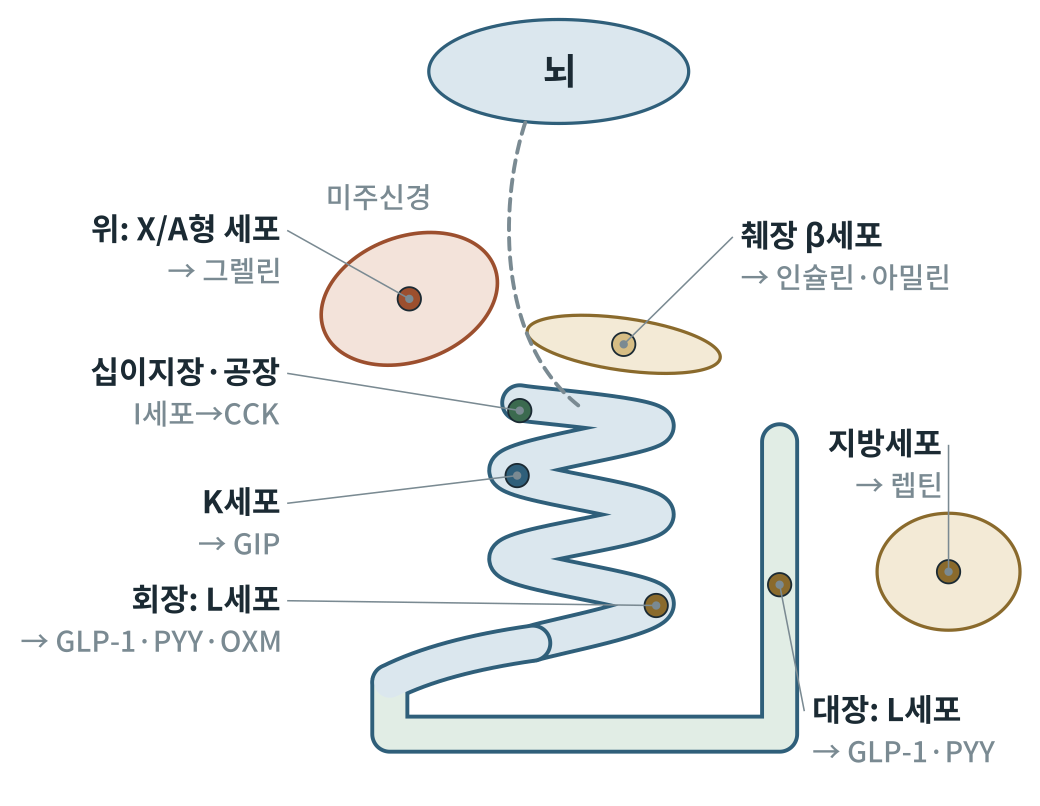
#> input picture obese2/figures/out/그림4-1.png, 2079 x 1611 px (shown at 1/2 size)
$ python fig4-1.py
#> lines starting #> are read from the running program, lines starting #| are printed output that depends on the picture
### obese2/figures/scripts/figlib.py
# -*- coding: utf-8 -*-
"""생물·의학 대중서 그림 생성 라이브러리 (좌표 명시 SVG) — biofig_kit (원본: 「인삼과 암치유」 2026-09)

좌표계: viewBox 폭 800, 출력 폭 120mm  →  1단위 = 0.15mm = 0.425pt
  · 글자 최소 22단위(≈9.4pt).  book1.md 기준(700폭에서 18 = 8.2pt)보다 엄격하다.
  · 제목 26 이상, 수치 강조 28 이상 권장.
모든 글자의 예상 경계상자를 기록해 두었다가 save() 때
  ① 글자↔글자 겹침  ② 캔버스 밖 넘침  ③ 상자 넘침(tbox)  ④ 글자 위에 나중에 그린 불투명 도형
을 검사해 WARN에 쌓는다.  report()가 0건이어야 완성이다.

색 규칙(책 전체 통일, 흑백 인쇄에서도 명도 차로 구분):
  정상세포·일반구조 = BLUE 계열,  암세포 = WARM 계열,  면역세포 = GREEN 계열,
  인삼·진세노사이드 = GOLD 계열,  보조선·주석 = GRAY
"""
import os, math

UNIT_PT = 120.0 / 800 * 72 / 25.4
MIN_FS = 22
FONT = "'Noto Sans CJK KR',sans-serif"

INK    = '#1b2a33'
BLUE   = '#2f5f7a'; LBLUE = '#dbe7ee'; FILL = '#eef3f6'
GRAY   = '#7a8a92'; LGRAY = '#f2f4f5'; MGRAY = '#c9d1d5'
WARM   = '#9c4f2e'; LWARM = '#f3e3da'; MWARM = '#d9a48a'
GREEN  = '#3b6a4f'; LGREEN = '#e1ede5'; MGREEN = '#9cc0a9'
GOLD   = '#8a6a2c'; LGOLD = '#f3ead6'; MGOLD = '#d6bd84'
WHITE  = '#ffffff'

WARN = []


def _w(s, fs):
    """문자열 렌더링 폭 추정(단위). 한글·한자=1.0em, 영문·숫자=0.58em, 좁은 기호=0.32em"""
#> called with s = '뇌', fs = 28
    t = 0.0
    for c in s:
        o = ord(c)
        if o > 0x1100 and not (0x2000 <= o <= 0x206f):
            t += 1.0
        elif c == ' ':
            t += 0.32
        elif c in 'ilj.,·|()[]:;\'"!':
            t += 0.32
        elif c in 'mwMW':
            t += 0.85
        else:
            t += 0.58
    return t * fs


def _ov(a, b):
    ix = min(a[2], b[2]) - max(a[0], b[0])
    iy = min(a[3], b[3]) - max(a[1], b[1])
    if ix <= 0 or iy <= 0:
        return 0.0
    sa = (a[2] - a[0]) * (a[3] - a[1]); sb = (b[2] - b[0]) * (b[3] - b[1])
    return ix * iy / max(1e-6, min(sa, sb))


class Fig:
    def __init__(self, name, h, w=800):
        self.name, self.w, self.h = name, w, h
        self.parts = []
        self.texts = []      # (box, s, order)
        self.shapes = []     # (box, order)  불투명 도형
        self.order = 0
        self.minfs = 999

    def _add(self, svg, box=None, opaque=False):
        self.parts.append(svg)
        if box and opaque:
            self.shapes.append((box, self.order))
        self.order += 1

    # ── 기본 도형 ──────────────────────────────────────────────
    # [6 lines left out: function rect, not called in this run]

    def circle(self, cx, cy, r, fill=FILL, stroke=BLUE, sw=2, dash=None):
        d = f' stroke-dasharray="{dash}"' if dash else ''
        self._add(f'<circle cx="{cx}" cy="{cy}" r="{r}" fill="{fill}" stroke="{stroke}" stroke-width="{sw}"{d}/>',
                  (cx - r, cy - r, cx + r, cy + r), fill not in ('none', ''))

    def ellipse(self, cx, cy, rx, ry, fill=FILL, stroke=BLUE, sw=2, rot=0):
        t = f' transform="rotate({rot} {cx} {cy})"' if rot else ''
        self._add(f'<ellipse cx="{cx}" cy="{cy}" rx="{rx}" ry="{ry}" fill="{fill}" stroke="{stroke}" '
                  f'stroke-width="{sw}"{t}/>', (cx - rx, cy - ry, cx + rx, cy + ry),
                  fill not in ('none', '') and not rot)

    def line(self, x1, y1, x2, y2, stroke=GRAY, sw=2, dash=None):
        d = f' stroke-dasharray="{dash}"' if dash else ''
        self._add(f'<line x1="{x1}" y1="{y1}" x2="{x2}" y2="{y2}" stroke="{stroke}" stroke-width="{sw}"{d}/>')

    def path(self, d, stroke=BLUE, sw=2.5, fill='none', dash=None, opacity=1):
        da = f' stroke-dasharray="{dash}"' if dash else ''
        op = f' opacity="{opacity}"' if opacity != 1 else ''
        self._add(f'<path d="{d}" fill="{fill}" stroke="{stroke}" stroke-width="{sw}" '
                  f'stroke-linejoin="round" stroke-linecap="round"{da}{op}/>')

    # [4 lines left out: function poly, not called in this run]

    def raw(self, svg):
        """직접 작성한 SVG 조각(겹침 검사 대상 아님 — 글자는 반드시 text()로 넣을 것)"""
        self._add(svg)

    def text(self, x, y, s, fs=24, weight=400, anchor='middle', color=INK, italic=False, check=True):
        if fs < MIN_FS:
            WARN.append(f'{self.name}: 글자 크기 {fs} < {MIN_FS} «{s[:20]}»')
            fs = MIN_FS
        self.minfs = min(self.minfs, fs)
        it = ' font-style="italic"' if italic else ''
        esc = s.replace('&', '&amp;').replace('<', '&lt;').replace('>', '&gt;')
        w = _w(s, fs)
        x0 = x - w / 2 if anchor == 'middle' else (x - w if anchor == 'end' else x)
        box = (x0, y - fs * 0.80, x0 + w, y + fs * 0.18)
        if check:
            self.texts.append((box, s, self.order))
        self._add(f'<text x="{x}" y="{y}" font-family="{FONT}" font-size="{fs}" font-weight="{weight}" '
                  f'text-anchor="{anchor}" fill="{color}"{it}>{esc}</text>')
        return box

    # [49 lines left out: functions lines, arrow, carrow, inhibit, tbox, not called in this run]

    def callout(self, px, py, lx, ly, lines, fs=22, anchor='start', color=INK, dot=True, lead=1.28,
                weight=400, sub=None):
        """리더선 라벨: 부위(px,py)에서 라벨(lx,ly)까지 가는 회색 선.
           라벨은 도형 바깥 여백에 둔다. anchor='start'면 라벨 왼쪽 끝이 lx, 'end'면 오른쪽 끝이 lx.
           sub: 둘째 줄에 작은 글씨(원어 등)"""
        arr = list(lines) if isinstance(lines, (list, tuple)) else [lines]
        gap = 6
        ex = lx - gap if anchor == 'start' else lx + gap
        self.line(px, py, ex, ly - fs * 0.32, GRAY, 1.2)
        if dot:
            self._add(f'<circle cx="{px}" cy="{py}" r="3.2" fill="{GRAY}"/>')
        yy = ly
        for i, s in enumerate(arr):
            self.text(lx, yy, s, fs, 700 if (i == 0 and weight == 700) else weight, anchor, color)
            yy += fs * lead
        if sub:
            self.text(lx, yy - fs * lead + fs * 1.15 + 4, sub, MIN_FS, 400, anchor, GRAY)

    # [15 lines left out: functions badge, hbar, axis_label, not called in this run]

    # ── 저장 ──────────────────────────────────────────────────
    def _check(self):
        T = self.texts
        for i in range(len(T)):
            for j in range(i + 1, len(T)):
                r = _ov(T[i][0], T[j][0])
                if r > 0.06:
                    WARN.append(f'{self.name}: 글자 겹침 {r:.0%} «{T[i][1][:16]}» ↔ «{T[j][1][:16]}»')
        for box, s, o in T:
            if box[0] < 2 or box[2] > self.w - 2 or box[1] < 2 or box[3] > self.h - 2:
                WARN.append(f'{self.name}: 캔버스 넘침 «{s[:20]}» x{box[0]:.0f}~{box[2]:.0f} y{box[1]:.0f}~{box[3]:.0f}')
            for sb, so in self.shapes:
                if so > o and _ov(box, sb) > 0.25:
                    WARN.append(f'{self.name}: 글자가 나중 도형에 가려짐 «{s[:20]}»')

    def save(self, outdir):
        self._check()
        mm_h = self.h / self.w * 120
        svg = (f'<svg xmlns="http://www.w3.org/2000/svg" viewBox="0 0 {self.w} {self.h}" '
               f'width="120mm" height="{mm_h:.1f}mm">'
               f'<rect x="0" y="0" width="{self.w}" height="{self.h}" fill="#ffffff"/>'
               + ''.join(self.parts) + '</svg>')
        os.makedirs(outdir, exist_ok=True)
        open(os.path.join(outdir, self.name), 'w', encoding='utf-8').write(svg)
        return self.name, self.minfs * UNIT_PT


# [18 lines left out: functions point_in_poly, contain, not called in this run]


def report(prefix=''):
    W = [w for w in WARN if w.startswith(prefix)] if prefix else WARN
    if W:
        print(f'⚠ 경고 {len(W)}건:')
        for w in W:
            print('  ', w)
    else:
        print('✓ 겹침·넘침·글자크기 경고 0건')
    return len(W)

### obese2/figures/scripts/shapes.py
# -*- coding: utf-8 -*-
"""biofig_kit/shapes.py — 생물·의학 그림용 도형 부품 모음
「인삼과 암치유」(2026-09)의 그림 스크립트 8종(figs_w1~w8.py)에서 다시 쓸 만한 부품을 모았다.
모든 부품은 figlib.Fig 객체 f 에 그린다. 글자는 넣지 않는다(라벨은 f.callout()으로 도형 밖에).

  곡선      smooth, smooth_open, sample_open, blob_pts, on_blob, blob, capsule, polar, sector
  배치      g_open/g_close(이동·회전 묶음), arc_arrow
  세포      mito(미토콘드리아), cancer_cell(암세포), immune_cell(면역세포), rbc(적혈구),
            endo_wall(혈관 내피 한 줄), lipid·bilayer_h·bilayer_v(인지질 이중층), bacterium(세균)
  분자      hexv, dammarane(스테로이드·트리테르펜 4고리), draw_rings, sugar·chain(당 사슬),
            ginsenoside_icon(작은 진세노사이드 표지), drug(약 분자), receptor(수용체 컵)
  식물      leaflet, compound_leaf(손바닥 겹잎)
  기관      tube(관 모양: 혈관·장·카테터)
  통계      logx, log_axis, marker, ci_row(숲그림), person(사람 아이콘)
"""
import math, random
from figlib import (INK, BLUE, LBLUE, FILL, GRAY, LGRAY, MGRAY, WARM, LWARM, MWARM,
                    GREEN, LGREEN, MGREEN, GOLD, LGOLD, MGOLD, WHITE)

# 보조 명도 단계(같은 색상의 명도 3~4단계로 입체감; 흑백에서도 20% 이상 차이)
MBLUE, DBLUE = '#9dbccd', '#1f4459'
DWARM = '#6e3620'
DGOLD = '#b08a3e'
DRUG = '#2b3a42'


def P(x, y):
    return f'{x:.1f},{y:.1f}'


# ── 곡선 ──────────────────────────────────────────────────────
def smooth(pts, closed=True, k=1.0):
    """점들을 지나는 매끈한 곡선(Catmull-Rom → 3차 베지어) path d. 세포 윤곽·핵·주머니 모양의 기본."""
    n = len(pts)
    if n < 3:
        return 'M' + ' L'.join(P(x, y) for x, y in pts)
    d = [f'M{P(*pts[0])}']
    rng = range(n) if closed else range(n - 1)
    for i in rng:
        p0 = pts[(i - 1) % n] if (closed or i > 0) else pts[i]
        p1, p2 = pts[i], pts[(i + 1) % n]
        p3 = pts[(i + 2) % n] if (closed or i + 2 < n) else pts[(i + 1) % n]
        c1 = (p1[0] + (p2[0] - p0[0]) / 6 * k, p1[1] + (p2[1] - p0[1]) / 6 * k)
        c2 = (p2[0] - (p3[0] - p1[0]) / 6 * k, p2[1] - (p3[1] - p1[1]) / 6 * k)
        d.append(f'C{P(*c1)} {P(*c2)} {P(*p2)}')
    if closed:
        d.append('Z')
    return ' '.join(d)


def smooth_open(pts):
    return smooth(pts, closed=False)


# [40 lines left out: functions sample_open, blob_pts, blob_r, on_blob, not called in this run]


def outline(cx, cy, rx, ry, wob, n, scale=1.0, step=2):
    """포함 검사용 윤곽 다각형(2도 간격) — figlib.contain()에 넘긴다"""
    return [on_blob(cx, cy, rx, ry, wob, n, d, scale) for d in range(0, 360, step)]


# [25 lines left out: functions blob, capsule, capsule_outline, not called in this run]


def polar(cx, cy, r, deg):
    a = math.radians(deg)
    return (cx + r * math.cos(a), cy + r * math.sin(a))


# [6 lines left out: function sector, not called in this run]


def g_open(f, x, y, rot=0, s=1.0):
    """원점 기준으로 그린 부품을 (x,y)로 옮기고 rot도 회전·s배 확대 — 반드시 g_close와 짝"""
    f.raw(f'<g transform="translate({x:.1f},{y:.1f}) rotate({rot}) scale({s})">')


def g_close(f):
    f.raw('</g>')


# [168 lines left out: functions arc_arrow, mito, cancer_cell, immune_cell, rbc, endo_wall and 6 more, not called in this run]


def draw_rings(f, rings, stroke=INK, sw=3):
    for r in rings:
        f.poly(r, 'none', stroke, sw, close=True)


# [38 lines left out: functions sugar, chain, ginsenoside_icon, not called in this run]


def hexagon(f, cx, cy, r, fill, stroke, sw=1.5, rot=0):
    f.poly([(cx + r * math.cos(math.radians(60 * k + rot)), cy + r * math.sin(math.radians(60 * k + rot))) for k in range(6)],
           fill, stroke, sw, close=True)


# [43 lines left out: functions drug, receptor, leaflet, compound_leaf, tube, not called in this run]


# ── 통계 그래프 ──────────────────────────────────────────────
def logx(v, lo, hi, x0, w):
    return x0 + (math.log(v) - math.log(lo)) / (math.log(hi) - math.log(lo)) * w


# [41 lines left out: functions log_axis, marker, ci_row, person, not called in this run]

### obese2/figures/scripts/fig4-1.py
# -*- coding: utf-8 -*-
import os, sys
sys.path.insert(0, os.path.dirname(os.path.abspath(__file__)))
import figlib as F
from figlib import Fig, INK, BLUE, LBLUE, GRAY, WARM, LWARM, GREEN, LGREEN, GOLD, LGOLD, MGOLD
import shapes as S
here = os.path.dirname(os.path.abspath(__file__)); OUT = os.path.join(here, "..", "svg")
f = Fig('fig4-1.svg', 620)
f.ellipse(430, 55, 100, 40, LBLUE, BLUE, 2.5); f.text(430, 65, '뇌', 28, 700)
f.ellipse(315, 230, 70, 48, LWARM, WARM, 2.8, rot=-20)
f.ellipse(480, 265, 75, 20, LGOLD, GOLD, 2.5, rot=8)
pts = [(400,310),(505,328),(390,362),(505,396),(390,430),(505,464),(410,495)]
for w, c in ((30, BLUE), (24, LBLUE)):
    f.path(S.smooth_open(pts), c, w, 'none')
for c, w in ((BLUE, 30), (LGREEN, 24)):
    f.path('M 600 340 L 600 565 L 300 565 L 300 525', c, w, 'none')
    f.path('M 410 495 Q 340 505 300 525', BLUE if w == 30 else LBLUE, w, 'none')
f.ellipse(730, 440, 55, 45, LGOLD, GOLD, 2.5)
f.path('M 445 312 C 380 260 385 150 405 92', GRAY, 3, 'none', dash='9 6')
def dot(x, y, c): f.circle(x, y, 9, c, INK, 1.4)
dot(315, 230, WARM); dot(400, 316, GREEN); dot(398, 366, BLUE)
dot(505, 466, GOLD); dot(600, 450, GOLD); dot(480, 265, MGOLD); dot(730, 440, GOLD)
R = 215
f.callout(315, 230, R, 185, ['위: X/A형 세포'], 24, 'end', weight=700, sub='→ 그렐린')
f.callout(400, 316, R, 295, ['십이지장·공장'], 24, 'end', weight=700, sub='I세포→CCK')
f.callout(398, 366, R, 395, ['K세포'], 24, 'end', weight=700, sub='→ GIP')
f.callout(505, 466, R, 470, ['회장: L세포'], 24, 'end', weight=700, sub='→ GLP-1·PYY·OXM')
f.callout(480, 265, 570, 190, ['췌장 β세포'], 24, 'start', weight=700, sub='→ 인슐린·아밀린')
f.callout(730, 440, 724, 350, ['지방세포'], 24, 'end', weight=700, sub='→ 렙틴')
f.callout(600, 450, 625, 555, ['대장: L세포'], 24, 'start', weight=700, sub='→ GLP-1·PYY')
f.text(330, 160, '미주신경', 22, 400, 'end', GRAY)
print(f.save(OUT)); F.report()
import cairosvg
from PIL import Image
o = os.path.join(here, '..', 'out')
cairosvg.svg2png(url=os.path.join(OUT, 'fig4-1.svg'), write_to=os.path.join(o, '그림4-1.png'), output_width=2079, background_color='white')
#> (this line was passed over: cairosvg is not available in this run)
Image.open(os.path.join(o, '그림4-1.png')).convert('L').save(os.path.join(o, '그림4-1-흑백.png'))
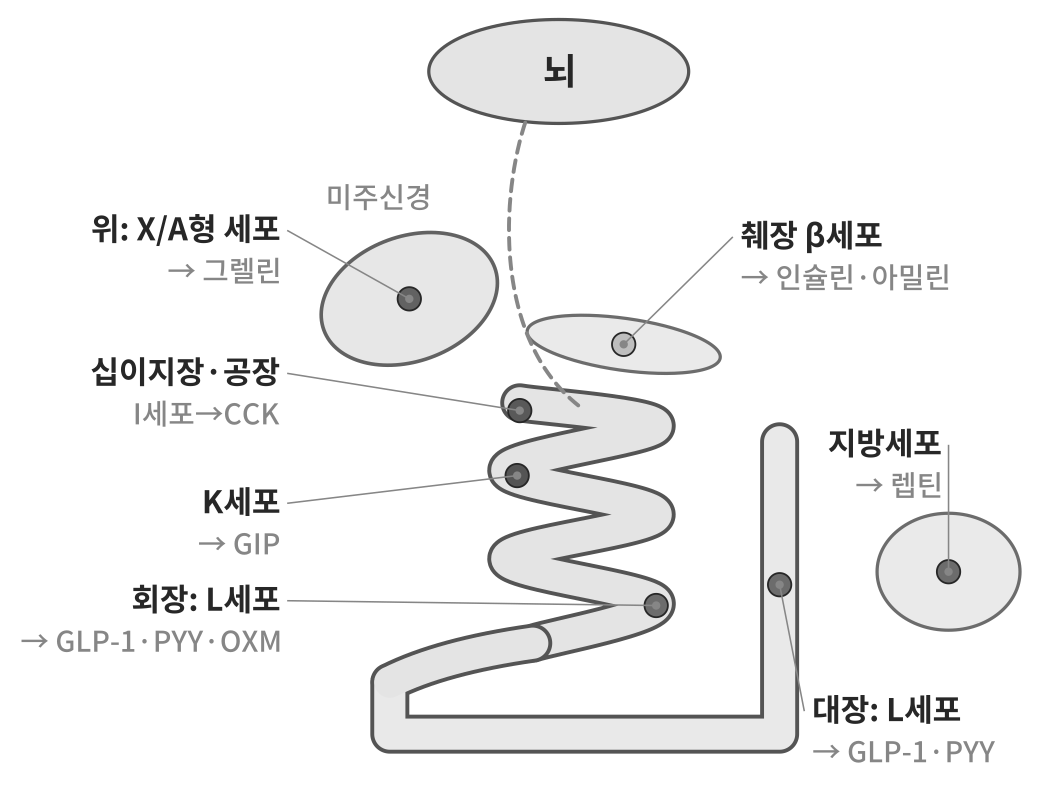
#> saved as 그림4-1-흑백.png: PIL image 2079x1611 L (shown at 1/2 size); min 39, max 255, mean 242.8

$ run again, with obese2/figures/out/그림1-1.png copied over obese2/figures/out/그림4-1.png
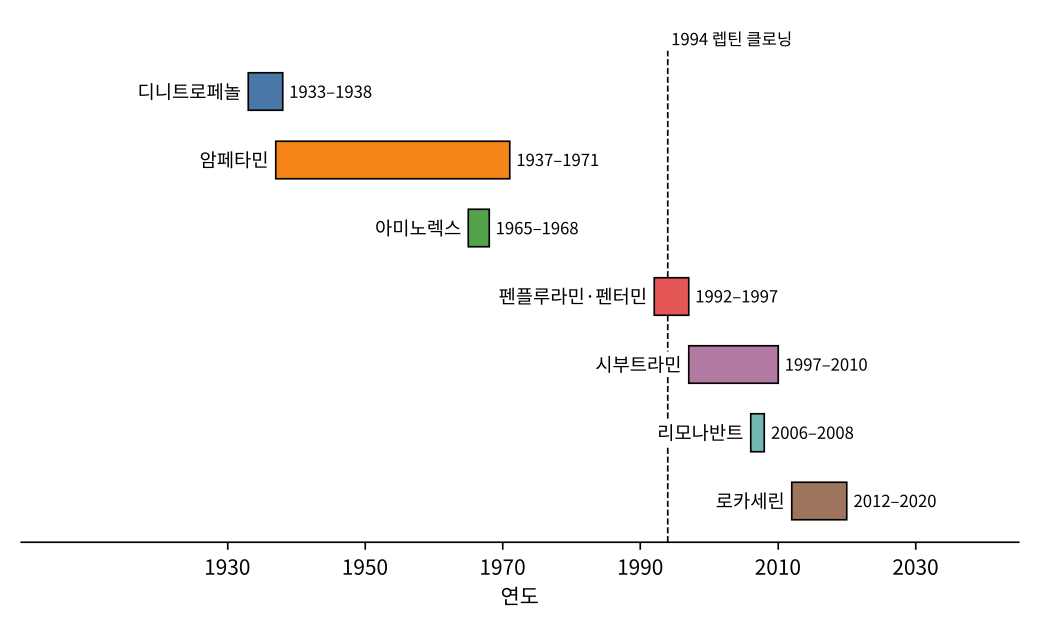
#> input picture obese2/figures/out/그림1-1.png, 2079 x 1260 px (shown at 1/2 size)
#> `Image.open(os.path.join(o, '그림4-1.png')).convert('L').save(os.path.joi..`:
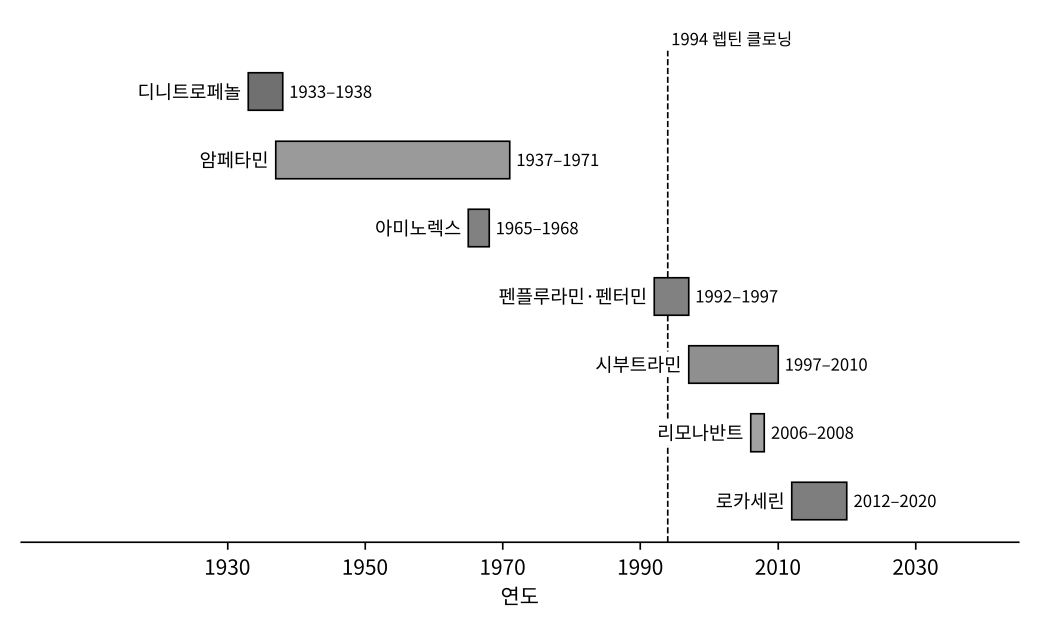
#> saved as 그림4-1-흑백.png: PIL image 2079x1260 L (shown at 1/2 size); min 0, max 255, mean 247.7

$ run again, with obese2/figures/out/그림10-1.png copied over obese2/figures/out/그림4-1.png
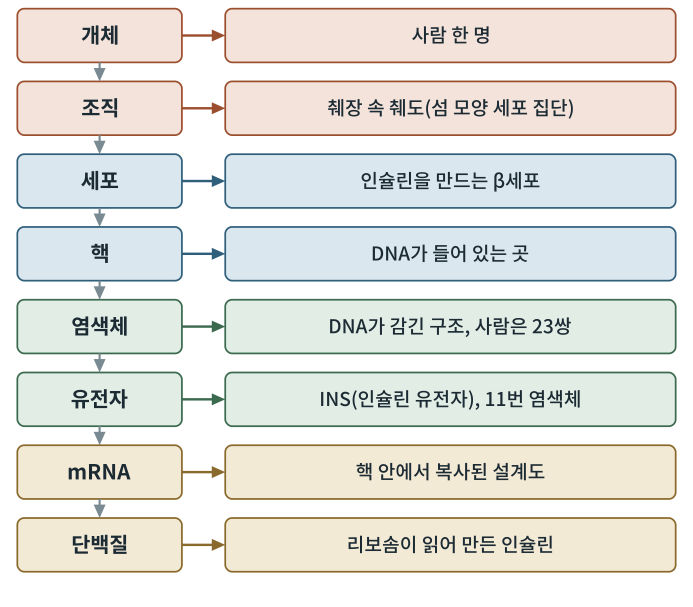
#> input picture obese2/figures/out/그림10-1.png, 2079 x 1819 px (shown at 1/3 size)
#> `Image.open(os.path.join(o, '그림4-1.png')).convert('L').save(os.path.joi..`:
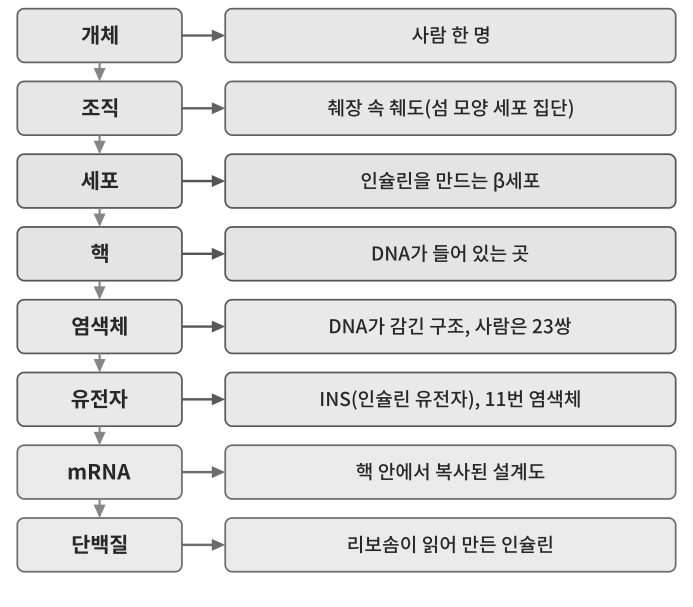
#> saved as 그림4-1-흑백.png: PIL image 2079x1819 L (shown at 1/3 size); min 39, max 255, mean 227.6
